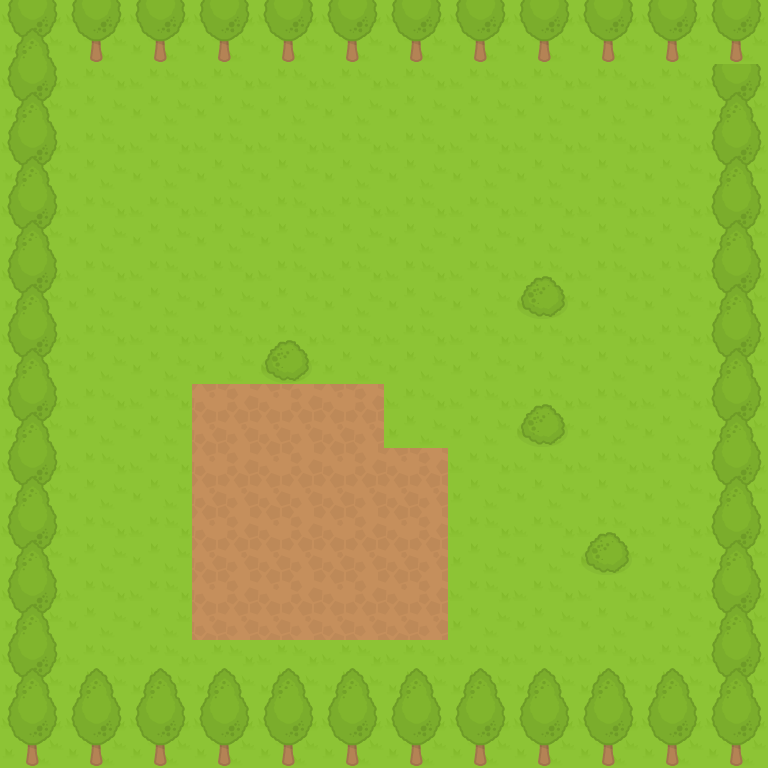

Below is a game level as drawn by its tile map, then a one-line description and the .tmx file that defines it, in full:
An orthogonal 12x12 tile map with 64x64 px tiles, 2 tile layers (0, 1).

<map version="1.2" tiledversion="1.2.3" orientation="orthogonal" renderorder="left-up" width="12" height="12" tilewidth="64" tileheight="64" infinite="0" nextlayerid="3" nextobjectid="1">
 <tileset firstgid="1" source="base.tsx" />
 <layer id="1" name="0" width="12" height="12">
  <data encoding="csv">
3,1,1,1,1,1,1,1,1,1,1,3,
3,1,1,1,1,1,1,1,1,1,1,3,
3,1,1,1,1,1,1,1,1,1,1,3,
3,1,1,1,1,1,1,1,1,1,1,3,
3,1,1,1,1,1,1,1,1,1,1,3,
3,1,1,1,1,1,1,1,1,1,1,3,
3,1,1,2,2,2,1,1,1,1,1,3,
3,1,1,2,2,2,2,1,1,1,1,3,
3,1,1,2,2,2,2,1,1,1,1,3,
3,1,1,2,2,2,2,1,1,1,1,3,
3,1,1,1,1,1,1,1,1,1,1,3,
3,3,3,3,3,3,3,3,3,3,3,3
</data>
 </layer>
 <layer id="2" name="1" width="12" height="12">
  <data encoding="csv">
4,3,3,3,3,3,3,3,3,3,3,3,
4,0,0,0,0,0,0,0,0,0,0,4,
4,0,0,0,0,0,0,0,0,0,0,4,
4,0,0,0,0,0,0,0,0,0,0,4,
4,0,0,0,0,0,0,0,5,0,0,4,
4,0,0,0,5,0,0,0,0,0,0,4,
4,0,0,0,0,0,0,0,5,0,0,4,
4,0,0,0,0,0,0,0,0,0,0,4,
4,0,0,0,0,0,0,0,0,5,0,4,
4,0,0,0,0,0,0,0,0,0,0,4,
4,4,4,4,4,4,4,4,4,4,4,4,
0,0,0,0,0,0,0,0,0,0,0,0
</data>
 </layer>
</map>
